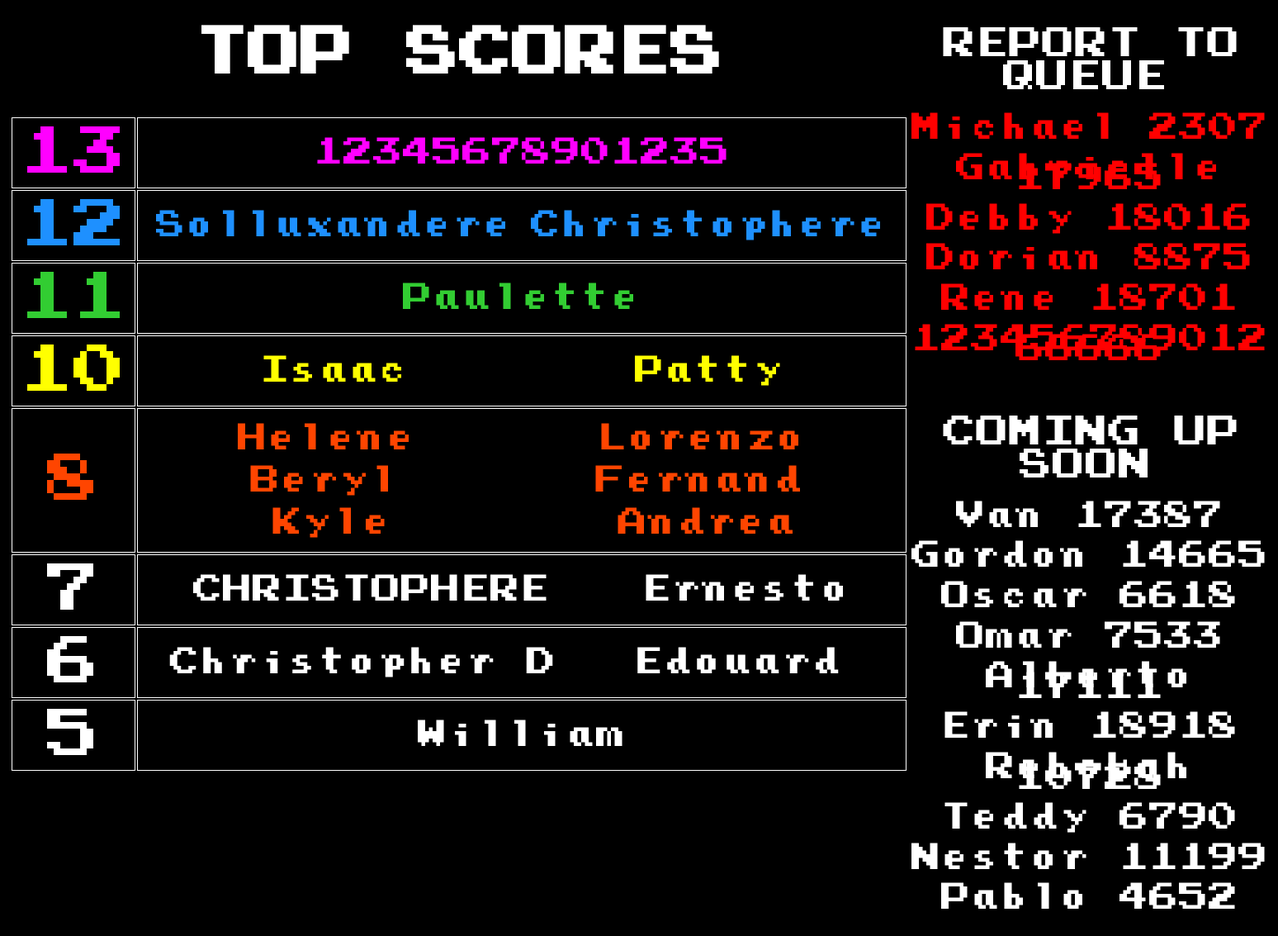
The app's page /scoreboard with its own data.
### tables this page shows
CREATE TABLE players (
  ticket integer primary key autoincrement,
  queue integer default 9999999,
  name text not null,
  badgeid integer not null,
  status text default 'inactive',
  score integer default 0,
  updated datetime default (datetime('now','localtime'))
);

### main.py (the view)
@app.route('/scoreboard')
def scoreboard():
    db = get_db()
    num_topscores = 0
    topscores = []
    the_top_score = db.execute('SELECT max(score) from players').fetchone()[0]
    while True:
        people_with_this_score = db.execute('SELECT name,badgeid FROM players where score=? ORDER BY updated DESC',(the_top_score,)).fetchall()
        if len(people_with_this_score) != 0:
            num_topscores = num_topscores + math.ceil(len(people_with_this_score)/NAMES_PER_ROW)
            if num_topscores > MAXNUM_TOPSCORES:
                break
            topscores.append((the_top_score, people_with_this_score))
        the_top_score = the_top_score - 1
        if the_top_score == 0:
            break
    player_data_temp = db.execute('SELECT name, badgeid, updated FROM players where status="called" ORDER BY updated').fetchall()
    player_data_temp = [list(x) for x in player_data_temp]
    called = []
    for data in player_data_temp:
        thyme = datetime.datetime.strptime(data[2],'%Y-%m-%d %H:%M:%S')
        delta = datetime.datetime.now() - thyme
        if delta.seconds > LATE_TIME:
            data.append('late')
        elif delta.seconds > WARN_TIME:
            data.append('warn')
        else:
            data.append('okay')
        called.append(data)
    soon = db.execute('SELECT name, badgeid FROM players where status="inactive" ORDER BY updated LIMIT 10').fetchall()
    return render_template('scoreboard.html', topscores=topscores, called=called, soon=soon,NAMES_PER_ROW=NAMES_PER_ROW)

### main.py (called while the page is built)
def connect_db():
    con = sqlite3.connect(app.config['DATABASE'])
    return con

def get_db():
    if not hasattr(g, 'sqlite_db'):
        g.sqlite_db = connect_db()
    return g.sqlite_db

@app.teardown_appcontext
def teardown_db(exception):
    db = getattr(g, '_database', None)
    if db is not None:
        db.close()

### templates/scoreboard.html (shortened to what this page needs)
<html><head><title>CLAWQUEUE - Scoreboard</title>
</head>
<body>
<table id="bigtable"><tr><td id="scorecell">
<h1>TOP SCORES</h1>
<table>
{% set colours = ['magenta','dodgerblue','limegreen','yellow','orangered'] %}
    {% for scorenum in topscores %}
    {% set i=loop.index-1 %}
        <tr><td class="scoretier"><div class="scorenum" style="color:{{ colours[i] }}">{{ scorenum[0] }}</div></td>
        <td class="scoretier">
            <table><tr>
        {% for player in scorenum[1] %}
            <td class='namecell'><span class="playername" style="color:{{ colours[i] }}">{{ player[0] }}</span></td>
            {% if loop.index % NAMES_PER_ROW == 0 %}
                </tr></table><table><tr>
            {% endif %}
        {% endfor %}
        </tr></table>
    {% endfor %}
</table>
</td><td id="calledcell">
<span class="banner">REPORT TO QUEUE</span><span class="playername">
{% for player in called %}
    {% if player[3] == 'late' or player[3] == 'warn' %}
        <p style="color:red" class="spacing">{{player [0]}} {{ player[1] }}</p>
    {% else %}
        <p class="spacing">{{player [0]}} {{ player[1] }}</p>
    {% endif %}
{% endfor %}
<br />
</span>
<span class="banner">COMING UP SOON</span><span class="playername">
{% for player in soon %}
    <p class="spacing">{{player [0]}} {{ player[1] }}</p>
{% endfor %}
</span>
</td></tr></table>
</body></html>

### records on screen
players: name "12345678901235"
players: name "Solluxandere"
players: name "Christophere"
players: name "Paulette"
players: name "Isaac"
players: name "Patty"
players: name "Helene"
players: name "Lorenzo"
players: name "Beryl"
players: name "Fernand"
players: name "Kyle"
players: name "Andrea"
players: name "CHRISTOPHERE"
players: name "Ernesto"
players: name "Christopher D"
players: name "Edouard"
players: name "William"
players: name "Michael", badgeid "2307"
players: name "Gabrielle", badgeid "17965"
players: name "Debby", badgeid "18016"
players: name "Dorian", badgeid "8875"
players: name "Rene", badgeid "18701"
players: name "123456789012", badgeid "66666"
players: name "Van", badgeid "17387"
players: name "Gordon", badgeid "14665"
players: name "Oscar", badgeid "6618"
players: name "Omar", badgeid "7533"
players: name "Alberto", badgeid "17111"
players: name "Erin", badgeid "18918"
players: name "Rebekah", badgeid "10728"
players: name "Teddy", badgeid "6790"
players: name "Nestor", badgeid "11199"
players: name "Pablo", badgeid "4652"

### other values on screen
{{ scorenum[0] }} "13" "12" "11" "10" "8" "7" "6" "5"
